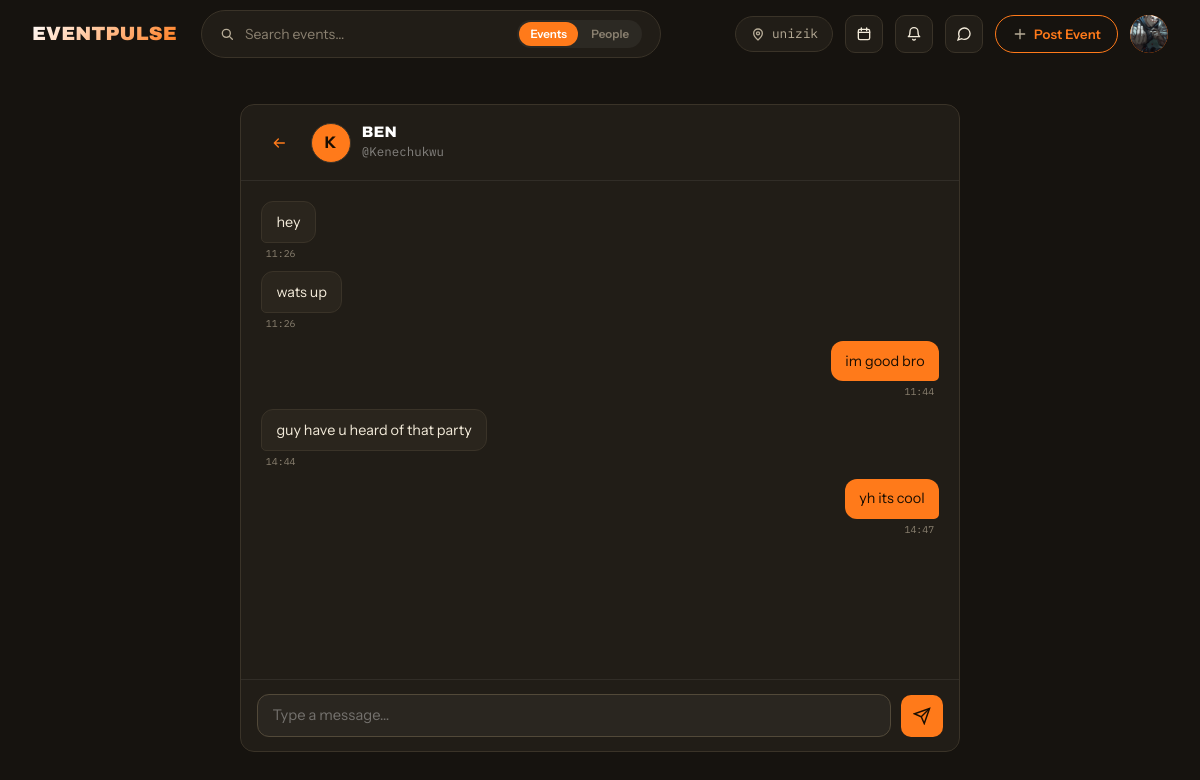
Page /social/messages/1/ (signed in) on the earlier database version.
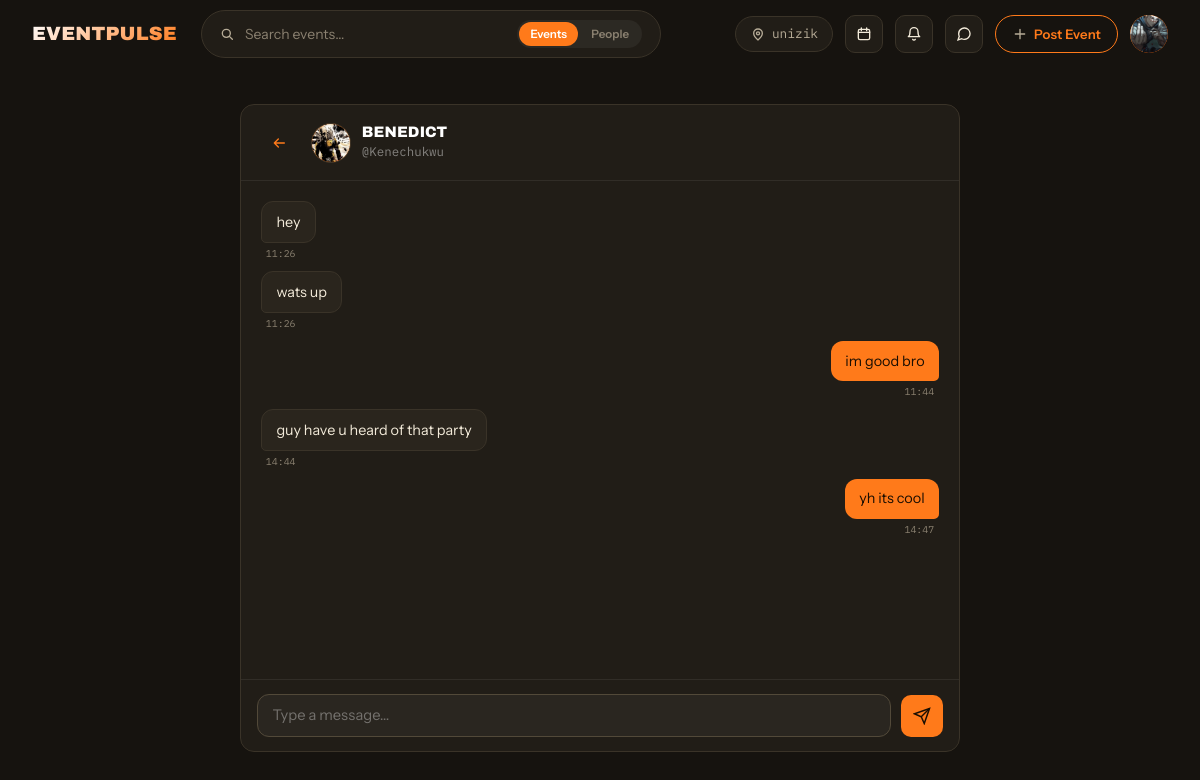
Same page on the later database version.
### accounts/models.py (models this page shows, shortened)
class User(AbstractUser):
    class Role(models.TextChoices):
        STUDENT = 'student', 'Student'
        SOCIETY = 'society', 'Society / Club'
        STAFF   = 'staff',   'Staff'
        ADMIN   = 'admin',   'Admin'
    class Plan(models.TextChoices):
        FREE    = 'free',    'Free'
        PREMIUM = 'premium', 'Premium'
    class YearOfStudy(models.TextChoices):
        YEAR_1 = '1',  'Year 1 — Fresher'
        YEAR_2 = '2',  'Year 2'
        YEAR_3 = '3',  'Year 3'
        YEAR_4 = '4',  'Year 4'
        YEAR_5 = '5',  'Year 5'
        PG     = 'pg', 'Postgraduate'
        PHD    = 'phd','PhD'
    email           = models.EmailField(unique=True)
    profile_picture = models.ImageField(upload_to='profiles/', blank=True, null=True)
    bio             = models.TextField(blank=True)
    phone_number    = models.CharField(max_length=20, blank=True)
    university      = models.CharField(max_length=200, blank=True)
    department      = models.CharField(max_length=200, blank=True)
    student_id      = models.CharField(max_length=50,  blank=True)
    year_of_study   = models.CharField(
        max_length=5,
        choices=YearOfStudy.choices,
        blank=True,
    )
    role = models.CharField(
        max_length=20,
        choices=Role.choices,
        default=Role.STUDENT,
    )
    plan = models.CharField(
        max_length=20,
        choices=Plan.choices,
        default=Plan.FREE,
    )
    plan_expiry = models.DateTimeField(blank=True, null=True)
    updated_at = models.DateTimeField(auto_now=True)
    USERNAME_FIELD  = 'email'
    REQUIRED_FIELDS = ['username']
    class Meta:
        verbose_name        = 'User'
        verbose_name_plural = 'Users'
        ordering            = ['-date_joined']

### social/views.py (the view)
# urls.py: path('messages/<int:pk>/',                views.conversation_detail,  name='conversation'),
@login_required(login_url='accounts:login')
def conversation_detail(request, pk):
    convo = get_object_or_404(Conversation, pk=pk, participants=request.user)
    other = convo.other_participant(request.user)
    convo.messages.filter(is_read=False).exclude(sender=request.user).update(is_read=True)
    msg_list = convo.messages.select_related('sender').all()
    return render(request, 'social/conversation.html', {
        'conversation': convo,
        'other':        other,
        'messages_list': msg_list,
    })

### social/context_processors.py (called while the page is built)
def unread_messages(request):
    if not request.user.is_authenticated:
        return {'unread_messages_count': 0}
    count = (
        Message.objects
        .filter(conversation__participants=request.user, is_read=False)
        .exclude(sender=request.user)
        .count()
    )
    return {'unread_messages_count': count}

### social/models.py (called while the page is built)
    def other_participant(self, user):
        return self.participants.exclude(pk=user.pk).first()

### templates/social/conversation.html (shortened to what this page needs)
{% extends 'base.html' %}
{% load static %}
{% block content %}
<div class="ep-chat-page">
  <div class="ep-chat-container ep-convo"
       data-convo-id="{{ conversation.pk }}"
       data-fetch-url="{% url 'social:fetch_messages' conversation.pk %}"
       data-send-url="{% url 'social:send_message' conversation.pk %}">
    <header class="ep-convo__header">
      <a href="{% url 'social:inbox' %}" class="ep-convo__back" aria-label="Back to inbox">
        <span class="ep-icon ep-icon--arrow-left ep-icon--accent"></span>
      </a>
      <a href="{% url 'accounts:profile' other.username %}" class="ep-convo__peer">
        <div class="ep-convo__avatar">
          {% if other.profile_picture %}
            <img src="{{ other.profile_picture.url }}" alt="{{ other.username }}">
          {% else %}
            <span>{{ other.username|first|upper }}</span>
          {% endif %}
        </div>
        <div class="ep-convo__peer-info">
          <span class="ep-convo__peer-name">{{ other.get_full_name|default:other.username }}</span>
          <span class="ep-convo__peer-handle">@{{ other.username }}</span>
        </div>
      </a>
    </header>
    <div class="ep-convo__messages" id="messageWindow">
      {% for m in messages_list %}
        <div class="ep-msg {% if m.sender == user %}ep-msg--mine{% else %}ep-msg--theirs{% endif %}"
             data-id="{{ m.id }}">
          <div class="ep-msg__bubble">{{ m.body|linebreaksbr }}</div>
          <span class="ep-msg__time">{{ m.created_at|date:"H:i" }}</span>
        </div>
      {% empty %}
        <div class="ep-convo__hello">
          <p>This is the start of your conversation with <b>@{{ other.username }}</b>.</p>
          <p>Say hi — maybe about an event you're both going to.</p>
        </div>
      {% endfor %}
    </div>
    <div class="ep-convo__compose">
      <textarea id="msgInput" class="ep-convo__input" rows="1"
                placeholder="Type a message…" maxlength="2000"></textarea>
      <button id="msgSend" class="ep-convo__send" aria-label="Send">
        <span class="ep-icon ep-icon--send"></span>
      </button>
    </div>
  </div>
</div>
{% endblock %}

Differences in the rows shown:
changed User "Kenechukwu": profile_picture: picture added; get_full_name "BEN" → "BENEDICT"; profile_picture empty → "profiles/312633.jpg" (drawn); username|first "K" → (not shown)
